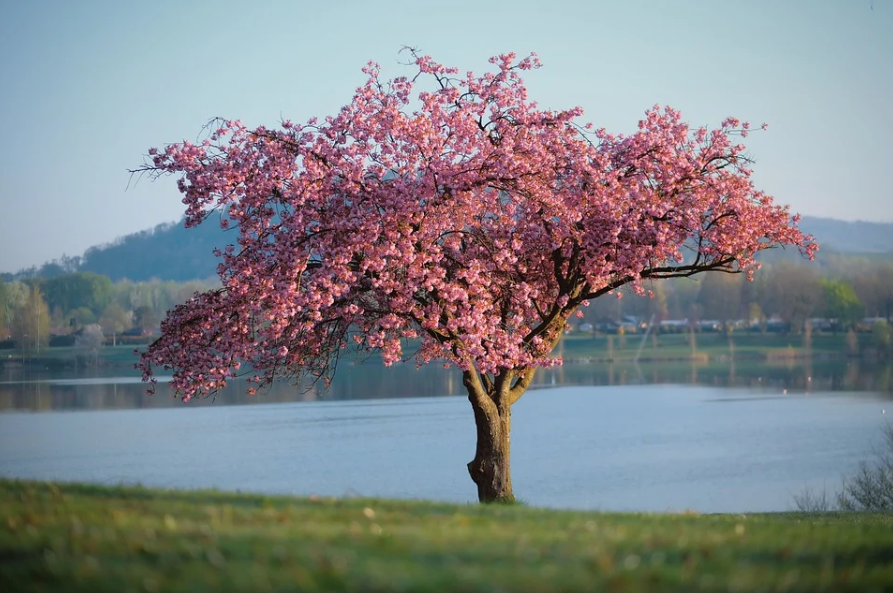
#> input picture Projeler/tree.png, 893 x 593 px, found by its file name
$ python 'siyaz-beyaz ve kenar tespiti.py'
#> lines starting #> are read from the running program, lines starting #| are printed output that depends on the picture; after the words box and inside, x2 and y2 are one past the last pixel; in counts of white or black regions, pixels touching at a corner belong together
import cv2
import numpy as np

resim= cv2.imread("projeler/tree.png")    # resmi okuma
#> resim is the input picture: shape (593, 893, 3); mean B, G, R 136.7, 132.9, 129.2
gray=cv2.cvtColor(resim, cv2.COLOR_BGR2GRAY)   # resmi siyah-beyaz yapma
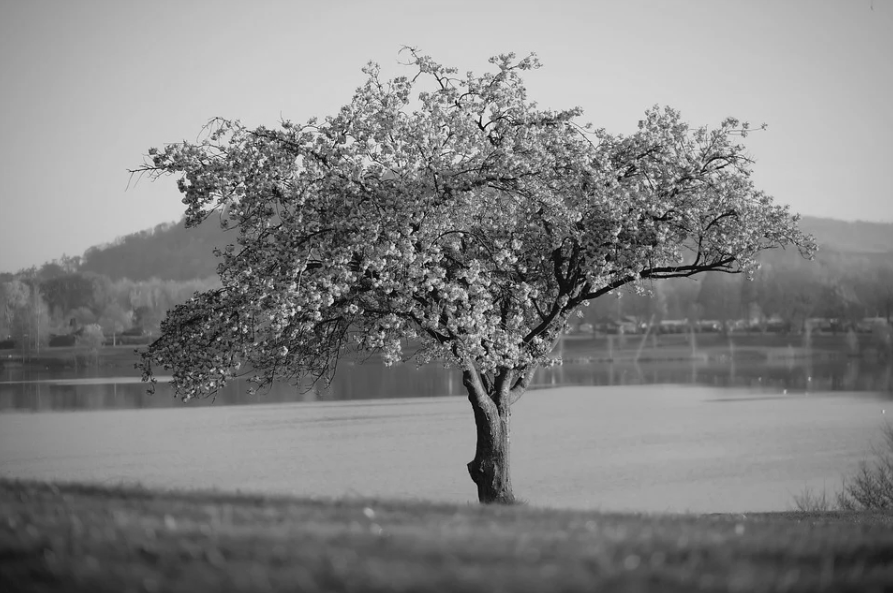
#> gray: shape (593, 893); min 2, max 252, mean 132.2
blur=cv2.GaussianBlur(gray,(7,7),0)  #görüntüdeki pürüzlerden kurtulmak için blurlama işlemi

canny=cv2.Canny(blur,50,150)  #kenar belirleme
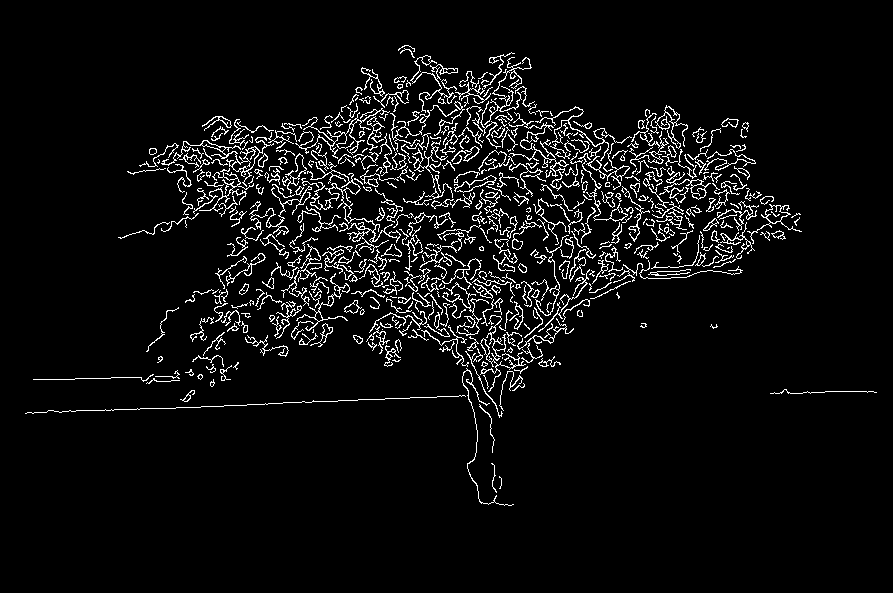
#> canny: shape (593, 893); 5.4% white in thin lines or dots, all inside (x1, y1, x2, y2) = (25, 45, 877, 506)

cv2.imshow("blurred resim", blur)
cv2.imshow("canny resim", canny)

cv2.waitKey(0)
cv2.destroyAllWindows()
